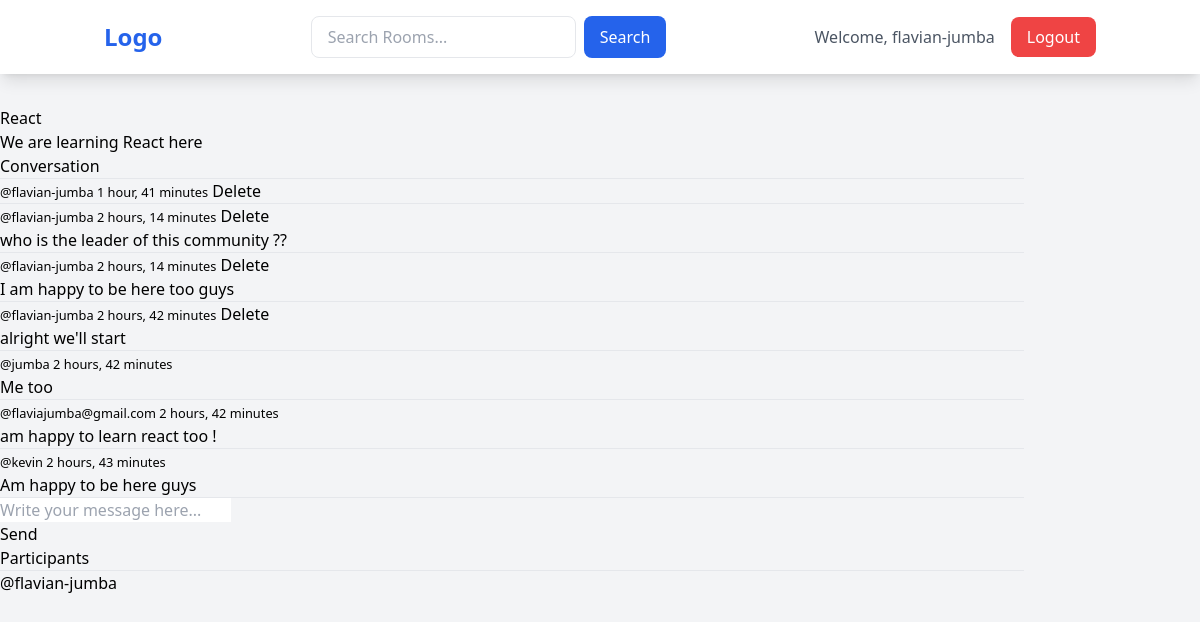
/room/30/ (signed in), run on the app's committed database.
### baseapp/models.py (models this page shows, shortened)
class Room(models.Model):
     host =models.ForeignKey(User, on_delete=models.SET_NULL,null=True)
     topic = models.ForeignKey(Topic, on_delete=models.SET_NULL,null=True)
     name = models.CharField(max_length=200)
     description = models.TextField(null=True,blank=True)
     participants = models.ManyToManyField(User, related_name='participants', blank=True)
     updated = models.DateTimeField(auto_now = True)
     created = models.DateTimeField(auto_now_add=True)

class Message(models.Model):
    user = models.ForeignKey(User, on_delete=models.CASCADE)
    room = models.ForeignKey(Room, on_delete=models.CASCADE)
    body = models.TextField()
    updated = models.DateTimeField(auto_now=True)
    created = models.DateTimeField(auto_now_add=True)
    class Meta:
        ordering = ['created', '-updated']

### baseapp/views.py (the view, shortened to what this page needs)
# urls.py: path('room/<str:pk>/', views.room, name='room'),
def room(request, pk):
    room = Room.objects.get(id=pk)
    room_messages = room.message_set.all().order_by('-created')
    participants = room.participants.all()
    context = {'room': room, 'room_messages': room_messages, 'participants': participants}
    return render(request, 'baseapp/room.html', context)

### baseapp/templates/baseapp/room.html (shortened to what this page needs)
{% extends "main.html" %}
{% block content %}
<div class="room container">
    <h2>{{room.name}}</h2>
    <p>{{room.description}}</p>
    <div>
        <h3>Conversation</h3>
        <hr>
        {% for message in room_messages %}
            <div>
                <small>@{{message.user}} {{message.created|timesince}}</small>
                {% if request.user == message.user %}
                    <a href="{% url 'delete-message' message.id %}">Delete</a>
                {% endif %}
                <p>{{message.body}}</p>
                <hr>
            </div>
        {% endfor %}
        {% if request.user.is_authenticated %}
        <div>
            <form method="POST" action="">
                <input type="text" name="body" placeholder="Write your message here...">
                <br>
                <button type="submit">Send</button>
            </form>
        </div>
        {% endif %}
    </div>
    <div>
        <h3>Participants</h3>
        <hr>
        {% for participant in room.participants.all %}
            <div>
                <p>@{{ participant.username }}</p>
            </div>
        {% empty %}
            <p>No participants yet.</p>
        {% endfor %}
    </div>
</div>
{% endblock %}

### templates/navbar.html
<nav class="bg-white shadow-lg mb-8">
    <div class="container mx-auto px-4 py-4">
        <div class="flex items-center justify-between">
            <a href="{% url 'home' %}" class="flex items-center">
                <h1 class="text-2xl font-bold text-blue-600">Logo</h1>
            </a>
            {% if request.user.is_authenticated %}
            <form method="GET" action="{% url 'home' %}" class="flex gap-2">
                <input type="text" name="q" placeholder="Search Rooms..."
                       class="px-4 py-2 border rounded-lg focus:outline-none focus:ring-2 focus:ring-blue-500">
                <button type="submit"
                        class="bg-blue-600 text-white rounded-lg px-4 py-2 hover:bg-blue-700 transition-colors">
                    Search
                </button>
            </form>
            {% endif %}
            <div class="flex items-center gap-4">
                {% if request.user.is_authenticated %}
                    <span class="text-gray-600">Welcome, {{ request.user.username }}</span>
                    <a href="{% url 'logout' %}"
                       class="bg-red-500 text-white px-4 py-2 rounded-lg hover:bg-red-600 transition-colors">
                        Logout
                    </a>
                {% else %}
                    <a href="{% url 'login' %}"
                       class="bg-blue-600 text-white px-4 py-2 rounded-lg hover:bg-blue-700 transition-colors">
                        Login
                    </a>
                {% endif %}
            </div>
        </div>
    </div>
</nav>

### data on the page
Room: name "React", description "We are learning React here"
Message: user "flavian-jumba", created "1 hour, 41 minutes", shows "Delete"
Message: user "flavian-jumba", created "2 hours, 14 minutes", shows "Delete", body "who is the leader of this community ??"
Message: user "flavian-jumba", created "2 hours, 14 minutes", shows "Delete", body "I am happy to be here too guys"
Message: user "flavian-jumba", created "2 hours, 42 minutes", shows "Delete", body "alright we'll start"
Message: user "jumba", created "2 hours, 42 minutes", body "Me too"
Message: user "flaviajumba@gmail.com", created "2 hours, 42 minutes", body "am happy to learn react too !"
Message: user "kevin", created "2 hours, 43 minutes", body "Am happy to be here guys"

### other printed values
{{ request.user.username }} "flavian-jumba"
{{ participant.username }} "flavian-jumba"
